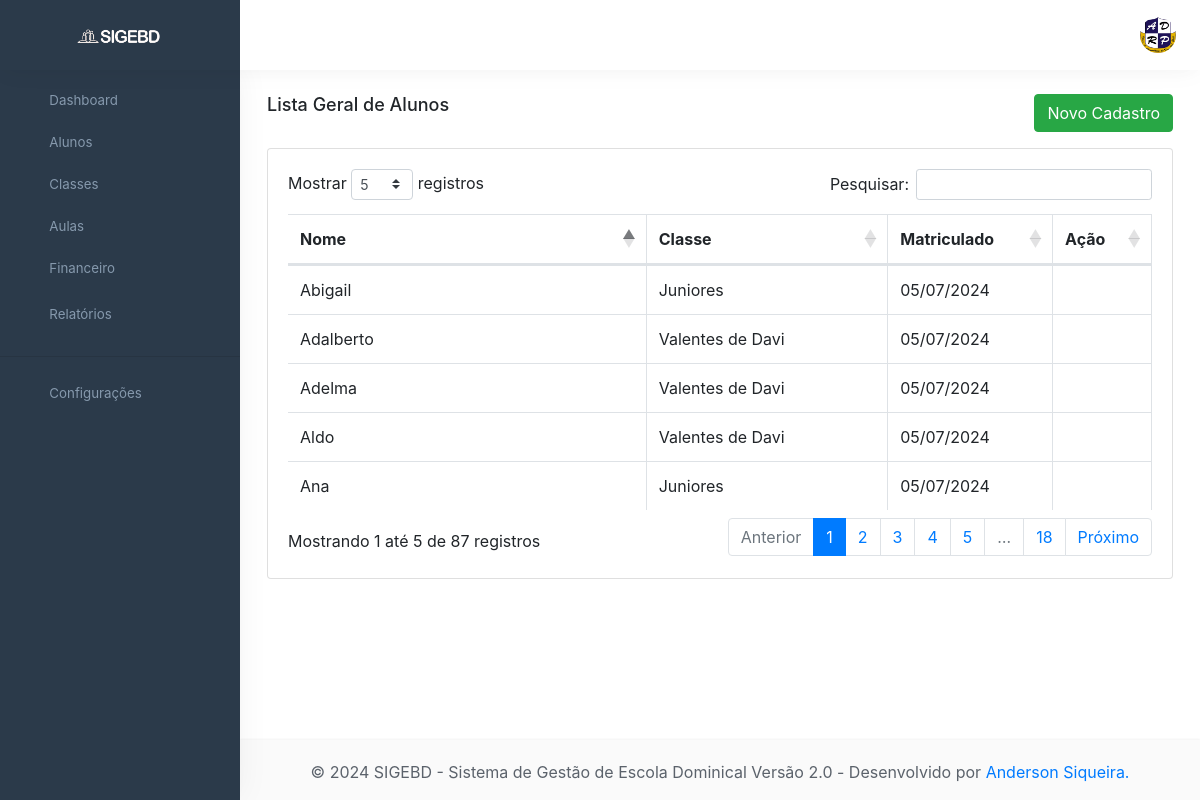
The page /Aluno on the database its author committed.
### tables this page shows
CREATE TABLE `aluno` (
  `id_aluno` int(11) NOT NULL,
  `id_classe` int(11) NOT NULL,
  `id_funcao` int(11) NOT NULL,
  `nome` varchar(150) NOT NULL,
  `data_nasc` date DEFAULT NULL,
  `email` varchar(45) DEFAULT NULL,
  `cel` varchar(20) DEFAULT NULL,
  `sexo` varchar(1) DEFAULT NULL,
  `estado_civil` varchar(10) DEFAULT NULL,
  `endereco` varchar(45) DEFAULT NULL,
  `numero` varchar(10) DEFAULT NULL,
  `estado` varchar(2) DEFAULT NULL,
  `cidade` varchar(60) DEFAULT NULL,
  `bairro` varchar(50) DEFAULT NULL,
  `cep` varchar(10) DEFAULT NULL,
  `responsavel` varchar(150) DEFAULT NULL,
  `cel_resp` varchar(20) DEFAULT NULL,
  `observacao` text DEFAULT NULL,
  `status` varchar(1) DEFAULT 'A',
  `data_cad` date DEFAULT NULL
);

### app/core/Controller.php (called while the page is built, shortened)
<?php
class Controller{
     public function load($viewName, $viewData=array()){
       extract($viewData);
       include "app/views/" . $viewName .".php";
   }
}

### app/controllers/AlunoController.php (called while the page is built, shortened)
<?php
class AlunoController extends Controller{
    public function index(){
        $dados["lista"] = AlunoService::lista();
        $dados["view"]  = "Aluno/Index";
        $this->load("template", $dados);
    }
 }
?>

### app/core/Core.php (called while the page is built, shortened)
<?php
class Core{
    private $controller;
    private $metodo;
    private $parametros = array();
    public function run(){
       try {
           $c = new $controllerCorrente;
           call_user_func_array(array($c, $this->getMetodo()), $this->getParametros());
       } catch (ArgumentCountError $e) {
           throw new Exception("Erro na linha: " . $e->getLine() ." do arquivo " . $e->getFile() ." <br> O número de argumentos passados não corresponde ao esperado <br><br>" );
       }
    }
    public function verificaUri(){
        $url = filter_input(INPUT_GET, 'request');
        if($url!=""){
            $url = explode('/', $url);
            $this->controller = ucfirst($url[0]) ."Controller";
            array_shift($url);
            if(isset($url[0])){
                $this->metodo = $url[0];
                array_shift($url);
            }else{
                $this->metodo = METODO_PADRAO;
            }
        }else{
            $this->controller = ucfirst(CONTROLLER_PADRAO) ."Controller";
            $this->metodo = METODO_PADRAO;
        }
    }
    public function getMetodo() {
        if(method_exists(NAMESPACE_CONTROLLER .$this->controller, $this->metodo)){
            return $this->metodo;
        }else{
            throw new Exception("Método não encontrado",500);
        }
    }
    public function getParametros() {
        return $this->parametros;
    }
}

### app/core/Model.php (called while the page is built, shortened)
<?php
abstract class Model{
    public function __construct() {
        $this->db = Conexao::getConexao();
    }
    function select($conn, $sql, $isLista=true ){
        try {
            $stmt = $conn->query($sql);
            if($isLista){
                return $stmt->fetchAll(\PDO::FETCH_OBJ);
            }else{
                return $stmt->fetch(\PDO::FETCH_OBJ);
            }
        }catch (\PDOException $e){
            throw new \Exception($e->getMessage());
        }
    }
}

### app/models/dao/AlunoDao.php (called while the page is built, shortened)
<?php
class AlunoDao extends Model{
    public function lista(){
        $sql = "SELECT * FROM vw_aluno";
        return $this->select($this->db, $sql);
    }
}

### app/models/service/AlunoService.php (called while the page is built, shortened)
<?php
class AlunoService{
    public static function lista() {
        $dao = new AlunoDao();
        return $dao->lista();
    }
}

### app/core/Conexao.php (called while the page is built, shortened)
<?php
class Conexao{
    private static $conexao = null;
    public static function getConexao(){
        try{
            if(!self::$conexao){
                self::$conexao = new \PDO("mysql:dbname=".BANCO.";host=".SERVIDOR,USUARIO,SENHA);
                self::$conexao->setAttribute(\PDO::ATTR_ERRMODE, \PDO::ERRMODE_EXCEPTION);
                self::$conexao->exec("SET NAMES " . CHARSET);
            }
            return self::$conexao;
        }catch (PDOException $e){
            throw new Exception("Erro ao tentar conectar com o banco");
        }
    }
}

### app/views/Aluno/Index.php (the view, shortened to what this page needs)
<div class="row">
    <div class="col-sm-6">
        <div class="page-title-box">
            <h4>Lista Geral de Alunos</h4>
        </div>
    </div>
    <div class="col-sm-6">
        <div class="state-information d-none d-sm-block">
            <div class="state-graph">
                <a href="<?php echo URL_BASE . "aluno/Create" ?>" class="btn btn-success" role="button"
                    aria-pressed="true">
                    Novo Cadastro</a>
            </div>
        </div>
    </div>
</div>
<div class="row">
    <div class="col-sm-12">
        <div class="card">
            <div class="card-body">
                <table id="datatable" class="table table-bordered dt-responsive nowrap"
                    style="border-collapse: collapse; border-spacing: 0; width: 100%;">
                    <thead>
                        <tr>
                            <th>Nome</th>
                            <th>Classe</th>
                            <th>Matriculado</th>
                            <th>Ação</th>
                        </tr>
                    </thead>
                    <tbody>
                        <?php foreach ($lista as $c) { ?>
                        <tr>
                            <td><?php echo $c->nome ?></td>
                            <td><?php echo $c->classe ?></td>
                            <td><?php echo $c->data_matricula ?></td>
                            <td>
                            </td>
                        </tr>
                        <?php } ?>
                    </tbody>
                </table>
            </div>
        </div>
    </div>
</div>

### rows shown on the page
aluno: nome "Abigail", classe "Juniores", data_matricula "05/07/2024"
aluno: nome "Adalberto", classe "Valentes de Davi", data_matricula "05/07/2024"
aluno: nome "Adelma", classe "Valentes de Davi", data_matricula "05/07/2024"
aluno: nome "Aldo", classe "Valentes de Davi", data_matricula "05/07/2024"
aluno: nome "Ana", classe "Juniores", data_matricula "05/07/2024"
